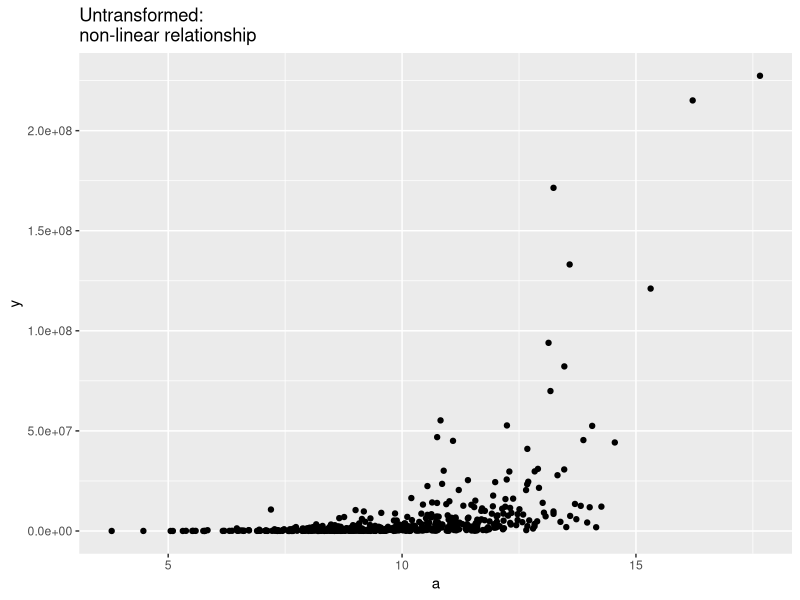
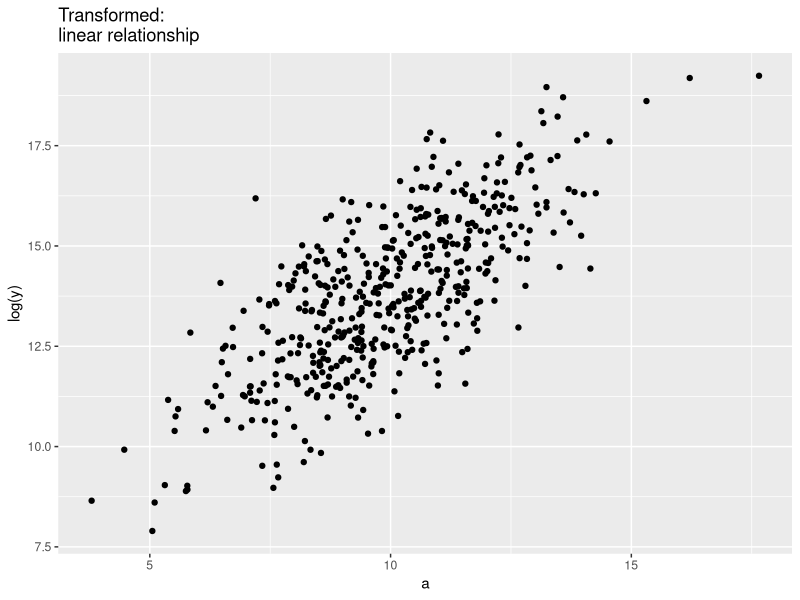

Generate these figures, in order, with R: (Note: this script raises an error after producing the figures.)
library(tidyverse)
library(magrittr)

# Generate some random data
dataFake <- data.frame(a=rnorm(500,10,2),b=rnorm(500,10,2))

# Create an outcome that is log-related to the random variables (here 2^(a+b))
dataFake %<>% mutate(y=2^(a+b)) 

# Plot 1: untransformed data
p1<- dataFake %>% 
  ggplot(aes(x=a,
             y=y))+
  geom_point()+
  labs(title='Untransformed:\nnon-linear relationship')

# Plot 2: log-transformed data
p2 <- dataFake %>% 
  mutate(transformed=log(y)) %>%
  ggplot(aes(x=a,
             y=transformed))+
  geom_point()+
  labs(y='log(y)',
       title='Transformed:\nlinear relationship')


# Plot both plots in one frame
multiplot(p1,p2, cols=2)